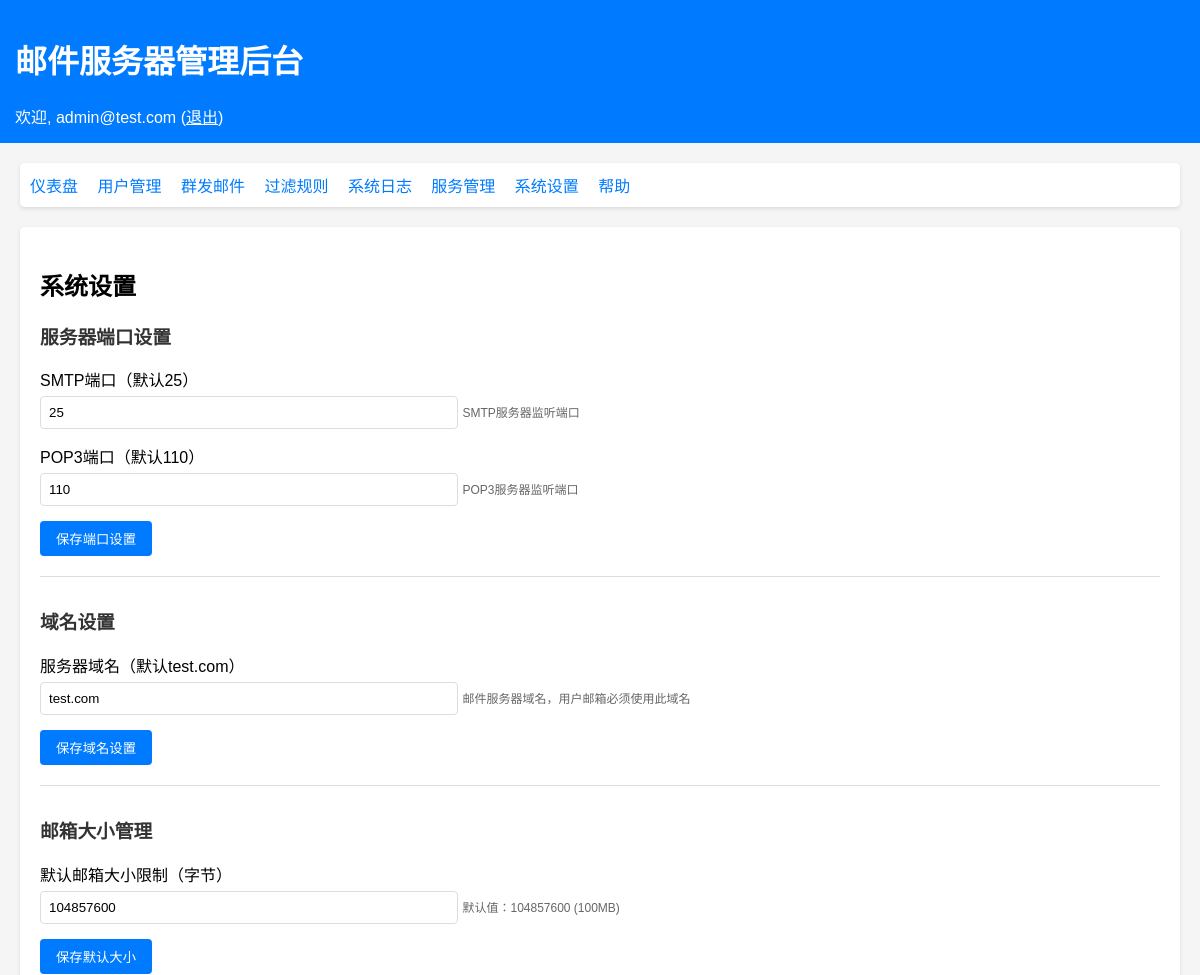
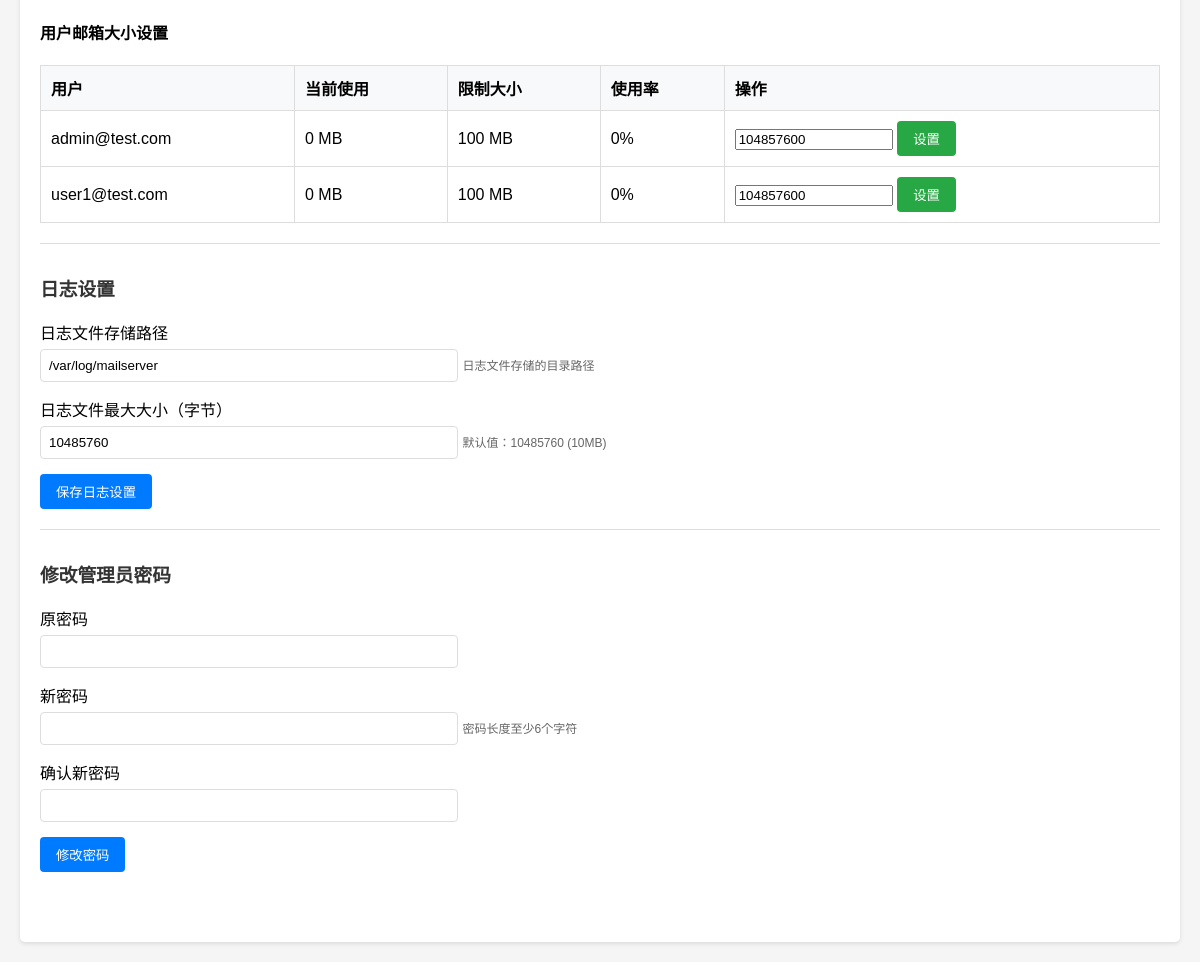
The page /settings.php (signed in) on the database its author committed (2 pictures, top to bottom).
### tables this page shows
CREATE TABLE IF NOT EXISTS users (
    id INT AUTO_INCREMENT PRIMARY KEY,
    username VARCHAR(100) UNIQUE NOT NULL,
    password_hash VARCHAR(255) NOT NULL,
    is_admin TINYINT(1) DEFAULT 0,
    is_active TINYINT(1) DEFAULT 1,
    created_at TIMESTAMP DEFAULT CURRENT_TIMESTAMP
);

### config/database.php (called while the page is built)
<?php
return [
    'host' => getenv('DB_HOST') ?: '127.0.0.1',
    'port' => getenv('DB_PORT') ?: '3308',
    'database' => getenv('DB_DATABASE') ?: 'mail_server',
    'username' => getenv('DB_USERNAME') ?: 'mail_user',
    'password' => getenv('DB_PASSWORD') ?: 'user123',
    'charset' => 'utf8mb4',
    'collation' => 'utf8mb4_unicode_ci',
    'options' => [
        PDO::ATTR_ERRMODE => PDO::ERRMODE_EXCEPTION,
        PDO::ATTR_DEFAULT_FETCH_MODE => PDO::FETCH_ASSOC,
        PDO::ATTR_EMULATE_PREPARES => false,
        PDO::MYSQL_ATTR_INIT_COMMAND => "SET NAMES utf8mb4 COLLATE utf8mb4_unicode_ci"
    ]
];

### src/storage/Database.php (called while the page is built, shortened)
<?php
require_once __DIR__ . '/../../config/database.php';
class Database {
    private static $instance = null;
    private function __construct() {
        $config = require __DIR__ . '/../../config/database.php';
        $dsn = "mysql:host={$config['host']};port={$config['port']};dbname={$config['database']};charset={$config['charset']}";
        try {
            $this->connection = new PDO(
                $dsn,
                $config['username'],
                $config['password'],
                $config['options']
            );
        } catch (PDOException $e) {
            throw new Exception("数据库连接失败: " . $e->getMessage());
        }
    }
    public static function getInstance() {
        if (self::$instance === null) {
            self::$instance = new self();
        }
        return self::$instance->connection;
    }
}

### src/storage/SystemSettingsRepository.php (called while the page is built, shortened)
<?php
require_once __DIR__ . '/Database.php';
class SystemSettingsRepository {
    private $db;
    public function __construct() {
        $this->db = Database::getInstance();
    }
    public function getAll() {
        $stmt = $this->db->query("SELECT setting_key, setting_value FROM system_settings");
        $results = $stmt->fetchAll();
        $settings = [];
        foreach ($results as $row) {
            $settings[$row['setting_key']] = $row['setting_value'];
        }
        return $settings;
    }
}

### src/storage/UserRepository.php (called while the page is built, shortened)
<?php
require_once __DIR__ . '/Database.php';
class UserRepository {
    private $db;
    public function __construct() {
        $this->db = Database::getInstance();
    }
    public function getAll($limit = null, $offset = 0) {
        $sql = "SELECT id, username, is_admin, is_active, created_at FROM users ORDER BY created_at DESC";
        if ($limit !== null) {
            $sql .= " LIMIT ? OFFSET ?";
            $stmt = $this->db->prepare($sql);
            $stmt->execute([$limit, $offset]);
        } else {
            $stmt = $this->db->query($sql);
        }
        return $stmt->fetchAll();
    }
}

### src/storage/MailboxRepository.php (called while the page is built, shortened)
<?php
require_once __DIR__ . '/Database.php';
class MailboxRepository {
    private $db;
    public function __construct() {
        $this->db = Database::getInstance();
    }
    public function getSizeLimit($userId) {
        $stmt = $this->db->prepare("
            SELECT size_limit_bytes FROM user_mailbox_limits WHERE user_id = ?
        ");
        $stmt->execute([$userId]);
        $result = $stmt->fetch();
        return 104857600;
    }
    public function getUsedSize($userId) {
        $stmt = $this->db->prepare("
            SELECT COALESCE(SUM(size_bytes), 0) as total_size
            FROM emails
            WHERE recipient_id = ? AND is_deleted = 0
        ");
        $stmt->execute([$userId]);
        $result = $stmt->fetch();
        return (int)($result['total_size'] ?? 0);
    }
    public function getUsage($userId) {
        $limit = $this->getSizeLimit($userId);
        $used = $this->getUsedSize($userId);
        $percentage = $limit > 0 ? ($used / $limit) * 100 : 0;
        return [
            'limit' => $limit,
            'used' => $used,
            'percentage' => round($percentage, 2)
        ];
    }
}

### public/settings.php (the view, shortened to what this page needs)
<?php
require_once __DIR__ . '/../config/database.php';
require_once __DIR__ . '/../src/storage/Database.php';
require_once __DIR__ . '/../src/storage/SystemSettingsRepository.php';
require_once __DIR__ . '/../src/storage/UserRepository.php';
require_once __DIR__ . '/../src/storage/MailboxRepository.php';
$settingsRepo = new SystemSettingsRepository();
$userRepo = new UserRepository();
$mailboxRepo = new MailboxRepository();
$settings = $settingsRepo->getAll();
$users = $userRepo->getAll();
?>
<!DOCTYPE html>
<html>
<head>
</head>
<body>
    <div class="header">
        <h1>邮件服务器管理后台</h1>
        <div>欢迎, <?php echo htmlspecialchars($_SESSION['username']); ?>
            (<a href="logout.php" style="color: white;">退出</a>)
        </div>
    </div>
    <div class="menu">
        <a href="index.php">仪表盘</a>
        <a href="users.php">用户管理</a>
        <a href="broadcast.php">群发邮件</a>
        <a href="filters.php">过滤规则</a>
        <a href="logs.php">系统日志</a>
        <a href="services.php">服务管理</a>
        <a href="settings.php">系统设置</a>
        <a href="help.php">帮助</a>
    </div>
    <div class="container">
        <h2>系统设置</h2>
        <div class="section">
            <h3>服务器端口设置</h3>
            <form method="POST">
                <div class="form-group">
                    <label>SMTP端口（默认25）</label>
                    <input type="number" name="smtp_port" value="<?php echo htmlspecialchars($settings['smtp_port'] ?? '25'); ?>" min="1" max="65535" required>
                    <small>SMTP服务器监听端口</small>
                </div>
                <div class="form-group">
                    <label>POP3端口（默认110）</label>
                    <input type="number" name="pop3_port" value="<?php echo htmlspecialchars($settings['pop3_port'] ?? '110'); ?>" min="1" max="65535" required>
                    <small>POP3服务器监听端口</small>
                </div>
                <button type="submit" name="update_settings" class="btn btn-primary">保存端口设置</button>
            </form>
        </div>
        <div class="section">
            <h3>域名设置</h3>
            <form method="POST">
                <div class="form-group">
                    <label>服务器域名（默认test.com）</label>
                    <input type="text" name="domain" value="<?php echo htmlspecialchars($settings['domain'] ?? 'test.com'); ?>" >
                    <small>邮件服务器域名，用户邮箱必须使用此域名</small>
                </div>
                <button type="submit" name="update_settings" class="btn btn-primary">保存域名设置</button>
            </form>
        </div>
        <div class="section">
            <h3>邮箱大小管理</h3>
            <form method="POST">
                <div class="form-group">
                    <label>默认邮箱大小限制（字节）</label>
                    <input type="number" name="mailbox_size_limit" value="<?php echo htmlspecialchars($settings['mailbox_size_limit'] ?? '104857600'); ?>" min="1" required>
                    <small>默认值：104857600 (100MB)</small>
                </div>
                <button type="submit" name="update_settings" class="btn btn-primary">保存默认大小</button>
            </form>
            <h4>用户邮箱大小设置</h4>
            <table>
                <thead>
                    <tr>
                        <th>用户</th>
                        <th>当前使用</th>
                        <th>限制大小</th>
                        <th>使用率</th>
                        <th>操作</th>
                    </tr>
                </thead>
                <tbody>
                    <?php foreach ($users as $user): ?>
                        <?php
                        $usage = $mailboxRepo->getUsage($user['id']);
                        $usedMB = round($usage['used'] / 1048576, 2);
                        $limitMB = round($usage['limit'] / 1048576, 2);
                        ?>
                        <tr>
                            <td><?php echo htmlspecialchars($user['username']); ?></td>
                            <td><?php echo $usedMB; ?> MB</td>
                            <td><?php echo $limitMB; ?> MB</td>
                            <td><?php echo $usage['percentage']; ?>%</td>
                            <td>
                                <form method="POST" style="display: inline;">
                                    <input type="number" name="mailbox_size" value="<?php echo $usage['limit']; ?>" class="size-input" min="1" required>
                                    <button type="submit" name="set_mailbox_size" class="btn btn-success">设置</button>
                                </form>
                            </td>
                        </tr>
                    <?php endforeach; ?>
                </tbody>
            </table>
        </div>
        <div class="section">
            <h3>日志设置</h3>
            <form method="POST">
                <div class="form-group">
                    <label>日志文件存储路径</label>
                    <input type="text" name="log_path" value="<?php echo htmlspecialchars($settings['log_path'] ?? '/var/log/mailserver'); ?>" required>
                    <small>日志文件存储的目录路径</small>
                </div>
                <div class="form-group">
                    <label>日志文件最大大小（字节）</label>
                    <input type="number" name="log_max_size" value="<?php echo htmlspecialchars($settings['log_max_size'] ?? '10485760'); ?>" min="1" required>
                    <small>默认值：10485760 (10MB)</small>
                </div>
                <button type="submit" name="update_settings" class="btn btn-primary">保存日志设置</button>
            </form>
        </div>
        <div class="section">
            <h3>修改管理员密码</h3>
            <form method="POST">
                <div class="form-group">
                    <label>原密码</label>
                    <input type="password" name="old_password" required>
                </div>
                <div class="form-group">
                    <label>新密码</label>
                    <input type="password" name="new_password" required minlength="6">
                    <small>密码长度至少6个字符</small>
                </div>
                <div class="form-group">
                    <label>确认新密码</label>
                    <input type="password" name="confirm_password" required minlength="6">
                </div>
                <button type="submit" name="change_admin_password" class="btn btn-primary">修改密码</button>
            </form>
        </div>
    </div>
</body>
</html>

### public/settings.php (style rules this page uses)
body { font-family: Arial, sans-serif; margin: 0; padding: 20px; background: #f5f5f5; }
.header { background: #007bff; color: white; padding: 15px; margin: -20px -20px 20px -20px; }
.menu { background: white; padding: 10px; margin-bottom: 20px; border-radius: 5px; box-shadow: 0 2px 4px rgba(0,0,0,0.1); }
.menu a { margin-right: 15px; text-decoration: none; color: #007bff; }
.container { background: white; padding: 20px; border-radius: 5px; box-shadow: 0 2px 4px rgba(0,0,0,0.1); }
.section { margin-bottom: 30px; padding-bottom: 20px; border-bottom: 1px solid #ddd; }
.section:last-child { border-bottom: none; }
.section h3 { margin-top: 0; color: #333; }
.form-group { margin-bottom: 15px; }
.form-group label { display: block; margin-bottom: 5px; font-weight: 500; }
.form-group input, .form-group select { width: 100%; max-width: 400px; padding: 8px; border: 1px solid #ddd; border-radius: 4px; }
.form-group small { color: #666; font-size: 12px; }
.btn { padding: 8px 16px; border: none; border-radius: 4px; cursor: pointer; }
.btn-primary { background: #007bff; color: white; }
.btn-success { background: #28a745; color: white; }
table { width: 100%; border-collapse: collapse; margin-top: 15px; }
th, td { border: 1px solid #ddd; padding: 10px; text-align: left; }
th { background: #f8f9fa; }
.size-input { width: 150px; }

### rows shown on the page
users: username "admin@test.com", usedMB "0", limitMB "100", percentage "0", mailbox_size "104857600"
users: username "user1@test.com", usedMB "0", limitMB "100", percentage "0", mailbox_size "104857600"

### other values the page prints
$_SESSION['username'] "admin@test.com"
